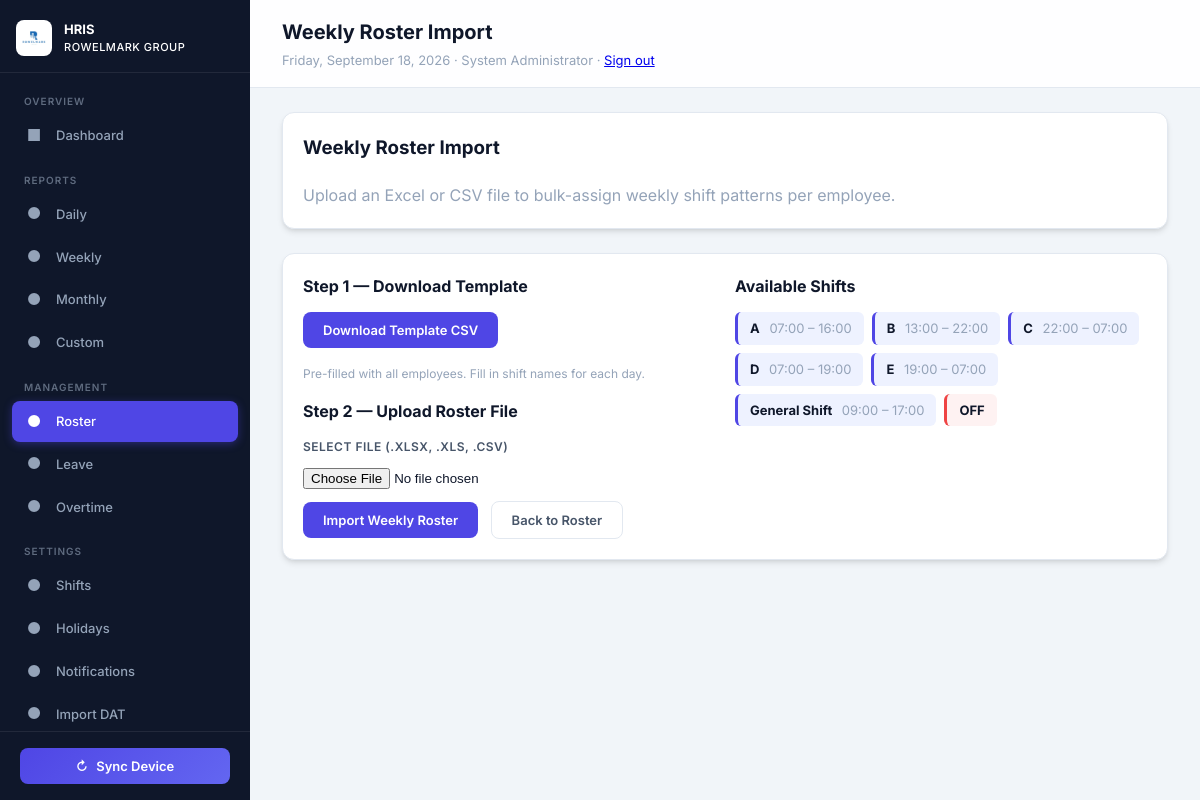
Screenshot of /roster_import.php (signed in) with the database file from the repository.
### tables this page shows
CREATE TABLE users (
            id INTEGER PRIMARY KEY,
            badge_id TEXT UNIQUE NOT NULL,
            name TEXT NOT NULL,
            role INTEGER DEFAULT 0
        , calling_name TEXT DEFAULT '', department_name TEXT DEFAULT '', employee_list_member INTEGER DEFAULT 0, company_name TEXT DEFAULT '', username TEXT, password_hash TEXT, employee_id TEXT, email TEXT DEFAULT '', whatsapp_number TEXT DEFAULT '', gender TEXT DEFAULT '');

CREATE TABLE shifts (
        id INTEGER PRIMARY KEY AUTOINCREMENT,
        name TEXT NOT NULL,
        start_time TEXT NOT NULL,
        end_time TEXT NOT NULL,
        is_rostered INTEGER DEFAULT 0,
        is_active INTEGER DEFAULT 1
    );

### database.php (called while the page is built, shortened)
<?php
function getDB() {
    static $db = null;
    if ($db === null) {
        $db = new PDO('sqlite:' . DB_PATH, null, null, [
            PDO::ATTR_ERRMODE => PDO::ERRMODE_EXCEPTION,
            PDO::ATTR_TIMEOUT => 30,
        ]);
        $db->exec('PRAGMA journal_mode=WAL');
        $db->exec('PRAGMA synchronous=NORMAL');
        $db->exec('PRAGMA busy_timeout = 30000');
        $db->exec('PRAGMA foreign_keys=ON');
    }
    return $db;
}

### auth.php (called while the page is built, shortened)
<?php
require_once __DIR__ . '/database.php';
function currentUser() {
    static $user = null;
    if ($user !== null) return $user;
    $stmt = getDB()->prepare('SELECT id, badge_id, name, username, role FROM users WHERE id = ? LIMIT 1');
    $stmt->execute([(int)$_SESSION['user_id']]);
    return $user = ($stmt->fetch(PDO::FETCH_ASSOC) ?: null);
}
function isAdminUser() { $user = currentUser(); return $user && (int)$user['role'] === 2; }
function canAccessPage($page) { return isAdminUser() || (isHodUser() && in_array($page, ['leave', 'overtime', 'roster'], true)); }
function requireLoginPage($page = '') {
    if (!currentUser() || ($page !== '' && !canAccessPage($page))) {
        if ($page !== '' && currentUser() && !canAccessPage($page)) { http_response_code(403); exit('Access denied.'); }
        header('Location: login.php'); exit;
    }
}

### roster_import.php (the view, shortened to what this page needs)
<?php
$pageTitle = 'Weekly Roster Import';
$activePage = 'roster';
require_once __DIR__ . '/database.php';
require_once __DIR__ . '/auth.php';
require_once __DIR__ . '/includes/header.php';
$availableShifts = $db->query("SELECT name, start_time, end_time FROM shifts WHERE is_active = 1 ORDER BY is_rostered DESC, name")->fetchAll(PDO::FETCH_ASSOC);
?>
<div class="controls-container">
    <h3>Weekly Roster Import</h3>
    <p style="color:var(--text-muted);margin-top:4px;">Upload an Excel or CSV file to bulk-assign weekly shift patterns per employee.</p>
</div>
<div class="controls-container" style="display:grid;grid-template-columns:1fr 1fr;gap:20px;">
    <div>
        <h4 style="margin-bottom:12px;">Step 1 — Download Template</h4>
        <a href="roster_import.php?download_template=1" class="btn btn-secondary" style="margin-bottom:16px;display:inline-block;">Download Template CSV</a>
        <p style="font-size:12px;color:var(--text-muted);margin-bottom:16px;">Pre-filled with all employees. Fill in shift names for each day.</p>
        <h4 style="margin-bottom:12px;">Step 2 — Upload Roster File</h4>
        <form method="post" enctype="multipart/form-data">
            <div class="control-item" style="margin-bottom:12px;">
                <label for="roster_file">Select File (.xlsx, .xls, .csv)</label>
                <input type="file" id="roster_file" name="roster_file" accept=".xlsx,.xls,.csv" required style="margin-top:6px;">
            </div>
            <button type="submit" class="btn btn-primary">Import Weekly Roster</button>
            <a href="roster.php" class="btn btn-outline" style="margin-left:8px;">Back to Roster</a>
        </form>
    </div>
    <div>
        <h4 style="margin-bottom:12px;">Available Shifts</h4>
        <div style="display:flex;flex-wrap:wrap;gap:8px;">
            <?php foreach ($availableShifts as $s): ?>
                <div style="padding:6px 12px;background:var(--primary-50);border-radius:6px;border-left:3px solid var(--primary);font-size:13px;">
                    <strong><?= htmlspecialchars($s['name']) ?></strong>
                    <span style="color:var(--text-muted);margin-left:6px;"><?= $s['start_time'] ?> – <?= $s['end_time'] ?></span>
                </div>
            <?php endforeach; ?>
            <div style="padding:6px 12px;background:#fef2f2;border-radius:6px;border-left:3px solid #ef4444;font-size:13px;"><strong>OFF</strong></div>
        </div>
    </div>
</div>
<?php require_once __DIR__ . '/includes/footer.php'; ?>

### includes/header.php (shortened to what this page needs)
<?php
require_once __DIR__ . '/../auth.php';
requireLoginPage($activePage);
$loggedInUser = currentUser();
?>
<!DOCTYPE html>
<html lang="en">
<head>
    <link rel="stylesheet" href="assets/style.css?v=<?php echo filemtime(__DIR__ . '/../assets/style.css'); ?>">
</head>
<body>
    <div class="app-layout">
        <aside class="sidebar" id="sidebar">
            <div class="sidebar-header">
                <a href="index.php" class="sidebar-logo">
                    <img src="assets/logo.jpg" alt="Logo" style="width:36px;height:36px;min-width:36px;border-radius:8px;object-fit:contain;background:#fff;padding:2px;">
                    <div style="min-width:0;">
                        <div class="logo-text">HRIS<br><span style="font-size:11px;font-weight:500;letter-spacing:0.5px;">ROWELMARK GROUP</span></div>
                    </div>
                </a>
            </div>
            <nav class="sidebar-nav">
                <?php if (isAdminUser()): ?><div class="nav-section">
                    <div class="nav-section-label">Overview</div>
                    <a href="index.php" class="nav-item <?php echo $activePage === 'dashboard' ? 'active' : ''; ?>">
                        <span class="nav-icon">&#9632;</span> Dashboard
                    </a>
                </div>
                <div class="nav-section">
                    <div class="nav-section-label">Reports</div>
                    <a href="daily.php" class="nav-item <?php echo $activePage === 'daily' ? 'active' : ''; ?>">
                        <span class="nav-icon">&#9679;</span> Daily
                    </a>
                    <a href="weekly.php" class="nav-item <?php echo $activePage === 'weekly' ? 'active' : ''; ?>">
                        <span class="nav-icon">&#9679;</span> Weekly
                    </a>
                    <a href="monthly.php" class="nav-item <?php echo $activePage === 'monthly' ? 'active' : ''; ?>">
                        <span class="nav-icon">&#9679;</span> Monthly
                    </a>
                    <a href="custom.php" class="nav-item <?php echo $activePage === 'custom' ? 'active' : ''; ?>">
                        <span class="nav-icon">&#9679;</span> Custom
                    </a>
                </div><?php endif; ?>
                <div class="nav-section">
                    <div class="nav-section-label">Management</div>
                    <a href="roster.php" class="nav-item <?php echo $activePage === 'roster' ? 'active' : ''; ?>">
                        <span class="nav-icon">&#9679;</span> Roster
                    </a>
                    <a href="leave.php" class="nav-item <?php echo $activePage === 'leave' ? 'active' : ''; ?>">
                        <span class="nav-icon">&#9679;</span> Leave
                    </a>
                    <a href="overtime.php" class="nav-item <?php echo $activePage === 'overtime' ? 'active' : ''; ?>">
                        <span class="nav-icon">&#9679;</span> Overtime
                    </a>
                </div>
                <?php if (isAdminUser()): ?><div class="nav-section">
                    <div class="nav-section-label">Settings</div>
                    <a href="shifts.php" class="nav-item <?php echo $activePage === 'shifts' ? 'active' : ''; ?>">
                        <span class="nav-icon">&#9679;</span> Shifts
                    </a>
                    <a href="holidays.php" class="nav-item <?php echo $activePage === 'holidays' ? 'active' : ''; ?>">
                        <span class="nav-icon">&#9679;</span> Holidays
                    </a>
                    <a href="notifications.php" class="nav-item <?php echo $activePage === 'notifications' ? 'active' : ''; ?>">
                        <span class="nav-icon">&#9679;</span> Notifications
                    </a>
                    <a href="import.php" class="nav-item <?php echo $activePage === 'import' ? 'active' : ''; ?>">
                        <span class="nav-icon">&#9679;</span> Import DAT
                    </a>
                </div><?php endif; ?>
            </nav>
            <div class="sidebar-footer">
                <button class="sync-btn" id="syncBtn" onclick="syncDevice()">
                    <span class="sync-icon">&#8635;</span>
                    Sync Device
                </button>
            </div>
        </aside>
        <main class="main-content">
            <div class="topbar">
                <div style="display:flex;align-items:center;gap:12px;">
                    <div class="topbar-title">
                        <h2><?php echo htmlspecialchars($pageTitle); ?></h2>
                        <p><?php echo date('l, F j, Y'); ?> · <?php echo htmlspecialchars($loggedInUser['name']); ?> · <a href="logout.php">Sign out</a></p>
                    </div>
                </div>
            </div>
            <div class="page-content">

### rows the page displays
users: name "System Administrator"
shifts: name "A", start_time "07:00", end_time "16:00"
shifts: name "B", start_time "13:00", end_time "22:00"
shifts: name "C", start_time "22:00", end_time "07:00"
shifts: name "D", start_time "07:00", end_time "19:00"
shifts: name "E", start_time "19:00", end_time "07:00"
shifts: name "General Shift", start_time "09:00", end_time "17:00"

### other values shown
$pageTitle "Weekly Roster Import"
